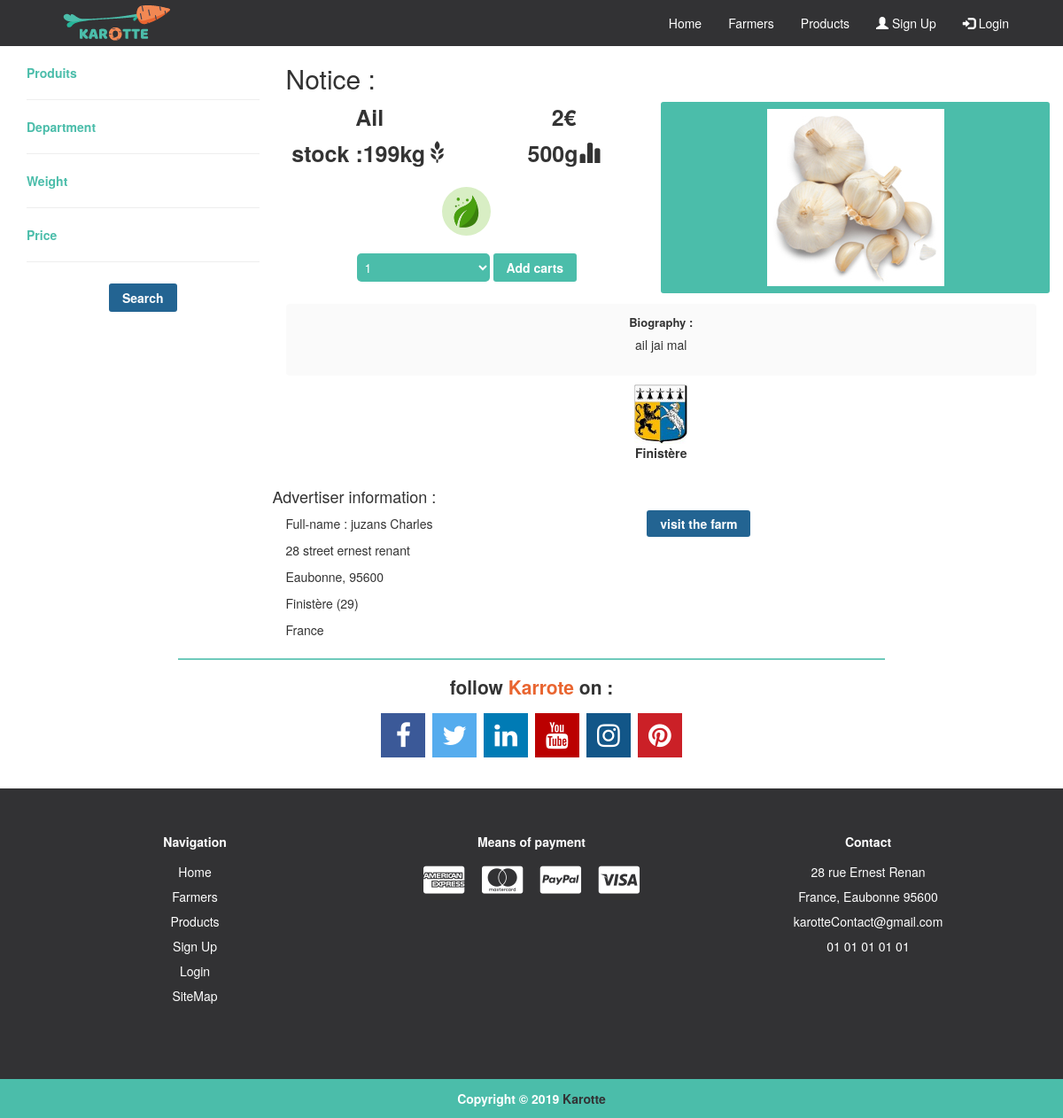
The app's page /Products/produit=16, older data.
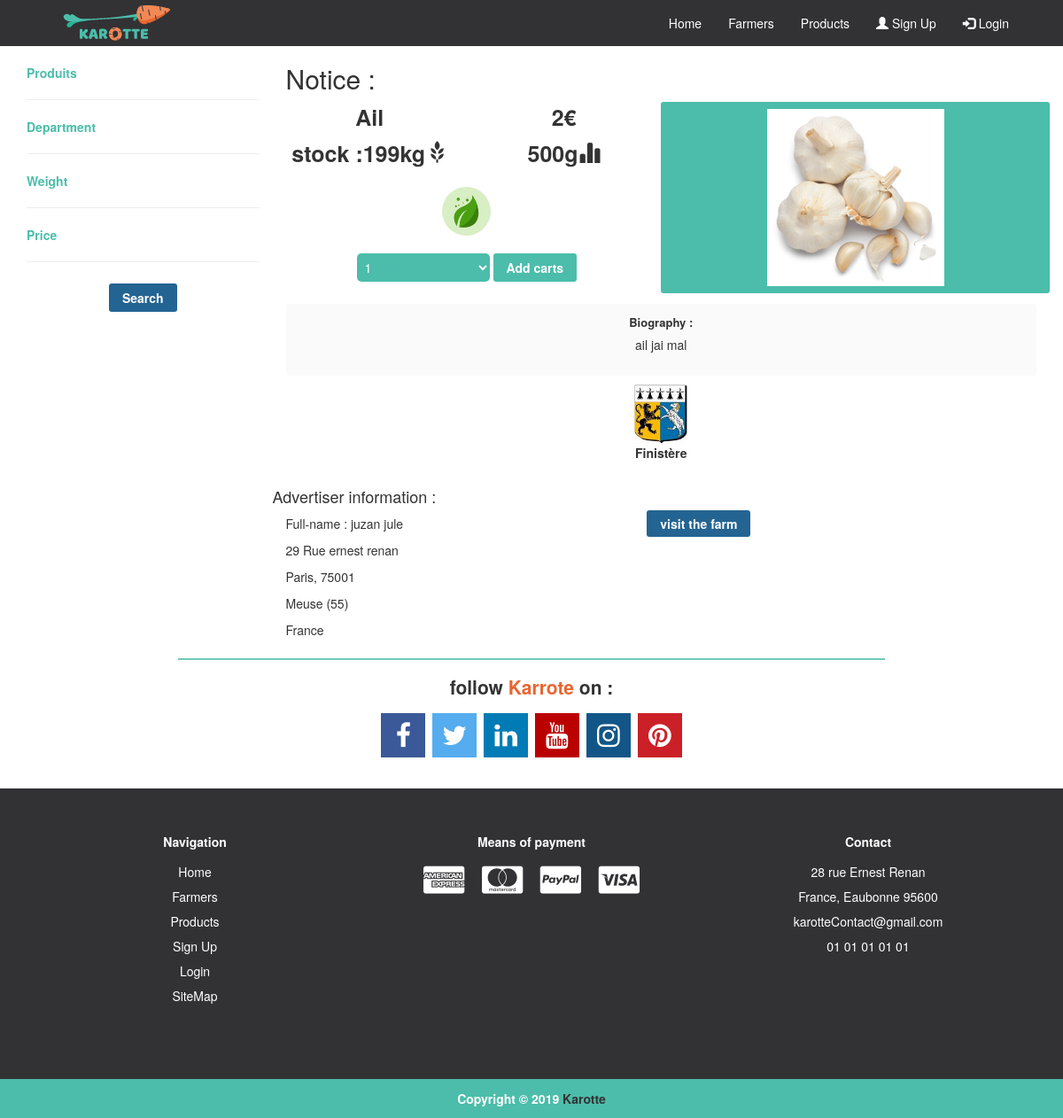
The same page, newer data.
### tables this page shows
CREATE TABLE IF NOT EXISTS `Produit` (
  `Id` int(9) NOT NULL,
  `IdListeProduit` int(9) NOT NULL,
  `Prix` varchar(255) NOT NULL,
  `Biographie` text NOT NULL,
  `Qualiter` text NOT NULL,
  `UnitWeight` varchar(9) NOT NULL,
  `NbStock` varchar(255) NOT NULL,
  `IdFarmers` int(9) NOT NULL,
  `Region` int(9) NOT NULL,
  `CreationDate` date DEFAULT NULL,
  `Actif` int(1) NOT NULL DEFAULT '0'
);

CREATE TABLE IF NOT EXISTS `Departement` (
  `departement_id` int(11) NOT NULL,
  `departement_code` varchar(3) DEFAULT NULL,
  `departement_nom` varchar(255) DEFAULT NULL
);

CREATE TABLE IF NOT EXISTS `Farmers` (
  `Id` int(9) NOT NULL,
  `IdUser` int(9) NOT NULL,
  `Type` varchar(255) NOT NULL,
  `Biography` text,
  `Road` varchar(255) NOT NULL,
  `RoadName` varchar(255) NOT NULL,
  `roadNumber` varchar(255) NOT NULL,
  `PostalCode` varchar(255) NOT NULL,
  `City` varchar(255) NOT NULL,
  `Region` int(9) NOT NULL,
  `County` varchar(255) NOT NULL,
  `Phone` varchar(255) NOT NULL,
  `Bic` varchar(255) NOT NULL,
  `IBAN` varchar(255) NOT NULL,
  `creationDate` varchar(255) NOT NULL
);

CREATE TABLE IF NOT EXISTS `Users` (
  `Id` int(9) NOT NULL,
  `Name` varchar(255) NOT NULL,
  `LastName` varchar(255) NOT NULL,
  `Email` varchar(255) NOT NULL,
  `Password` varchar(255) NOT NULL,
  `DateBirth` date DEFAULT NULL,
  `Type` int(1) NOT NULL,
  `Actif` int(1) NOT NULL DEFAULT '0',
  `Status` int(1) NOT NULL DEFAULT '1',
  `CreationDate` date NOT NULL,
  `CreationIp` varchar(100) NOT NULL
);

### controller/products.php (called while the page is built, shortened)
<?php
$objProducts = new products($connect);
$objRegister = new register($connect);
$inputProductsFilters = $objProducts->inputListeProduit();
$inputRegionFilters = $objRegister->displayRegion();
?>

### models/connect.class.php (called while the page is built, shortened)
<?php
class connect {
    public function setConnect(PDO $connect)
    {
        $this -> _connect = $connect;
    }
}
?>

### models/products.class.php (called while the page is built, shortened)
<?php
class products extends connect
{
    public function inputListeProduit(){
        $input = array();
        $req = $this ->_connect -> query("SELECT * FROM `ListeProduit` WHERE Actif = 1");
        $res = $req -> fetchAll();
        foreach ($res as $r){
            $input[$r['Name'] ]= $r['Id'];
        }
        return $input;
    }
    public function listeProduit($id){
        $name = "";
        $req = $this->_connect -> query("SELECT * FROM `ListeProduit` WHERE Id='$id' AND Actif='1'");
        $res = $req -> fetchAll();
        foreach($res as $r){
            $name = $r['Name'];
        }
        return $name;
    }
    public function idUser($id){
        $req = $this -> _connect -> query("SELECT * FROM `Users` WHERE Id = '$id'");
        $res = $req->fetchAll();
        return $res;
    }
    public function idUserFarmer($id){
        $req = $this -> _connect -> query("SELECT * FROM `Farmers` WHERE Id = '$id'");
        $res = $req->fetchAll();
        return $res;
    }
    public function selectOneProduct($id){
        $req = $this -> _connect -> query("SELECT * FROM `Produit` WHERE Id='$id' AND Actif='1'");
        $res = $req -> fetchAll();
        return $res;
    }
    public function flagRegion($code){
        $req = $this -> _connect -> query("SELECT * FROM `Departement` WHERE departement_code = '$code'");
        $res = $req -> fetchAll();
        return $res;
    }
}

### config.php (called while the page is built, shortened)
<?php
function routeUrl(){
    $nbslash = '';
    if(isset($_GET['p'])){
        $nburl = count(explode('/', $_GET['p']));
        if($nburl !== 0){
            for($i=1; $i < $nburl; $i++){
                $nbslash .= "../";
            }
        }
    }
    return $nbslash;
}

### models/register.class.php (called while the page is built, shortened)
<?php
class register extends connect {
    public function displayRegion(){
        $req = $this -> _connect -> query("SELECT * FROM `Departement`");
        $res = $req -> fetchAll();
        $results = array();
        foreach ($res as $r){
            $results[$r['departement_code'] ]= $r['departement_nom'];
        }
        return $results;
    }
}
?>

### controller/one/OneProducts.php (the view, shortened to what the changed rows need)
<?php
foreach ($objProducts->selectOneProduct($url[1]) as $r) {
    $IdListeProduit = $r['IdListeProduit'];
    $Prix = $r['Prix'];
    $Biographie = $r['Biographie'];
    $Qualiter = $r['Qualiter'];
    $UnitWeight = $r['UnitWeight'];
    $NbStock = $r['NbStock'];
    $IdFarmers = $r['IdFarmers'];
    $Region = $r['Region'];
    $image = $objProducts->listeProduit($IdListeProduit) . ".jpg";
    ?>
    <div class="products_block_2_select_produit">
        <div class="col-sm-6 products_block_2_select_produit_info_prix_UnitWeight_Stock">
            <div class=" row products_block_2_select_produit_info_name">
                <div class="col-sm-6">
                    <p><?= $objProducts->listeProduit($r['IdListeProduit'])?></p>
                </div>
                <div class="col-sm-6">
                    <p><strong><?= $Prix ?>€</strong></p>
                </div>
                <div class="col-sm-6">
                    <p>stock :<strong><?= $NbStock ?>kg</strong><span class="glyphicon glyphicon-grain"></span></p>
                </div>
                <div class="col-sm-6">
                    <p><strong><?= $UnitWeight ?></strong><span class="glyphicon glyphicon-stats"></span></p>
                </div>
                <div class="col-sm-12">
                    <?php
                    if ($Qualiter == '1') {
                        ?>
                        <img src="<?= routeUrl() ?>src/images/icone/petiteIcone/biologic.svg" style="width: 55px;margin-top: 15px;"
                             alt="logo qualiter organic">
                        <?php
                    } else {
                        ?>
                        <img src="<?= routeUrl() ?>src/images/icone/petiteIcone/no-biologic-green.svg" style="width: 55px;margin-top: 15px;"
                             alt="logo qualiter no-organic">
                        <?php
                    }
                    ?>
                </div>
            </div>
            <div class="products_block_2_select_produit_add_carts">
                <form method="post">
                    <select name="nbProduits">
                        <?php
                        for ($i = 1; $i <= 10; $i++) {
                            ?>
                            <option value='<?= $i ?>'><?= $i ?></option>
                            <?php
                        }
                        ?>
                    </select>
                    <input type="submit" name="addCarts" value="Add carts">
                </form>
            </div>
        </div>
        <div class="col-sm-6 products_block_2_select_produit_info">
            <div class="products_block_2_select_produit_info_image">
                <img src="<?= routeUrl() ?>src/images/produits/<?= $image ?>" alt="image produit"/>
            </div>
        </div>
        <div class="col-sm-12 products_block_2_select_produit_info_flag_biography">
            <div class="products_block_2_select_produit_info_biography">
                <strong>Biography :</strong>
                <p><?= $Biographie ?></p>
            </div>
            <div class="products_block_2_select_produit_info_flag">
                <?php
                foreach ($objProducts->flagRegion($Region) as $flag) {
                    if ($flag['departement_code'] == '29') {
                        ?>
                        <img src="<?= routeUrl() ?>src/images/imageRegion/29_Finistère.JPG"
                             alt="blason département français">
                        <strong><?= $flag['departement_nom'] ?></strong>
                        <?php
                    } else {
                        ?>
                        <img src="<?= routeUrl() ?>src/images/imageRegion/<?= $flag['departement_code'] ?>_<?= $flag['departement_nom'] ?>.png"
                             alt="blason département français">
                        <strong><?= $flag['departement_nom'] ?></strong>
                        <?php
                    }
                }
                ?>
            </div>
        </div>
        <div class="col-sm-12 products_block_2_select_produit_info_farmer">
            <?php
            foreach ($objProducts->idUserFarmer($IdFarmers) as $farmer) {
                $id = $farmer['Id'];
                $IdUser = $farmer['IdUser'];
                $Road = $farmer['Road'];
                $RoadName = $farmer['RoadName'];
                $roadNumber = $farmer['roadNumber'];
                $PostalCode = $farmer['PostalCode'];
                $City = $farmer['City'];
                $Region = $farmer['Region'];
                $County = $farmer['County'];
                $name = "";
                $LastName = "";
                foreach ($objProducts->idUser($IdUser) as $users) {
                    $name = $users['Name'];
                    $LastName = $users['LastName'];
                }
                ?>
                <div class="row products_block_2_select_produit_info_farmer_add">
                    <h4> Advertiser information :</h4>
                    <div class="col-sm-8 row products_block_2_select_produit_info_farmer_name">
                        <div class="col-sm-6">
                            <p>
                                Full-name : <?= $LastName ?> <?= $name ?>
                            </p>
                        </div>
                        <div class="col-sm-6 products_block_2_select_produit_info_farmer_a">
                            <p>
                                <strong>
                                    <a href="<?= routeUrl() ?>Farmers/agriculteur=<?= $id ?>">
                                        visit the farm
                                    </a>
                                </strong>
                            </p>
                        </div>
                    </div>
                    <div class="col-sm-12 products_block_2_select_produit_info_farmer_add_2">
                        <p>
                            <?= $roadNumber . " " . $Road . " " . $RoadName ?>
                        </p>
                        <p>
                            <?= $City . ", " . $PostalCode ?>
                        </p>
                        <p>
                            <?php
                            foreach ($objProducts->flagRegion($Region) as $flag) {
                                ?>
                                <?= $flag['departement_nom'] . " (" . $flag['departement_code'] . ") " ?>
                                <?php
                            }
                            ?>
                        </p>
                        <p>
                            <?= $County ?>
                        </p>
                    </div>
                </div>
                <?php
            }
            ?>
        </div>
    </div>
    <?php
}
?>

Row changes from the older to the newer data that the page shows:
changed produit "ail jai mal": loses farmers (IdUser.LastName "juzans", IdUser.Name "Charles", roadNumber "28", Road "street", RoadName "ernest renant", City "Eaubonne", PostalCode "95600", County "France", departement (departement_nom "Finistère", departement_code "29")); gains farmers (IdUser.LastName "juzan", IdUser.Name "jule", roadNumber "29", Road "Rue", RoadName "ernest renan", City "Paris", PostalCode "75001", County "France")
now on this page (row unchanged): departement: departement_nom "Meuse", departement_code "55", shown under "juzan"
